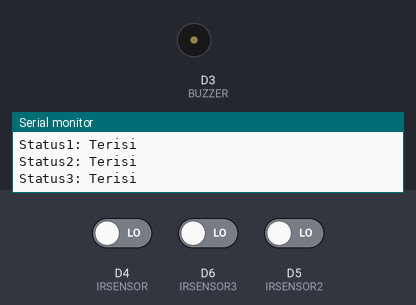
A sketch run on a simulated ESP8266 (NodeMCU). Parts: buzzer (waves = sounding, pin HIGH), the last lines printed to the serial monitor. The test bench sets the inputs (shaded band); at power-on: D4 (IRSENSOR) LOW, D6 (IRSENSOR3) LOW, D5 (IRSENSOR2) LOW. WiFi joins after 1.5 s; servers stay silent unless stated; uploads are accepted with an empty reply.

Above: at 2.7 s.
2.8 s: D4 (IRSENSOR) driven HIGH
At 4.1 s:
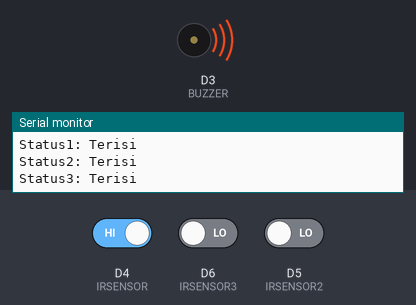
5.7 s: D6 (IRSENSOR3) driven HIGH
At 7.5 s:
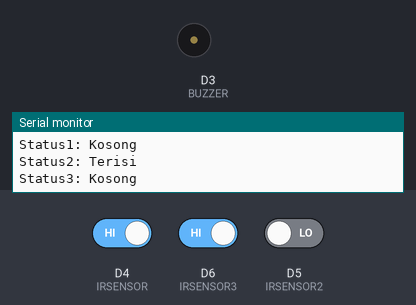
15.0 s: D4 (IRSENSOR) driven LOW
At 16.1 s:
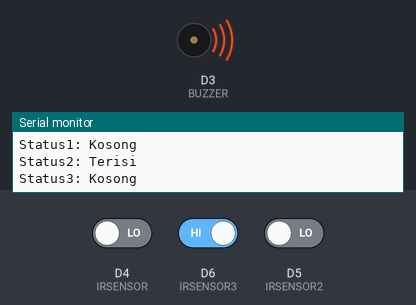
19.9 s: D6 (IRSENSOR3) driven LOW
At 22.6 s:
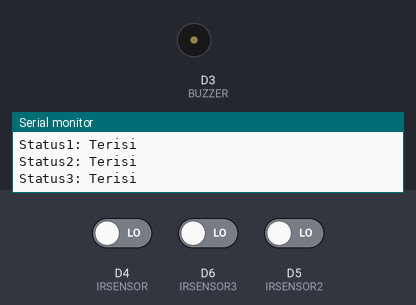
24.8 s: D6 (IRSENSOR3) driven HIGH and D5 (IRSENSOR2) driven LOW
At 25.9 s:
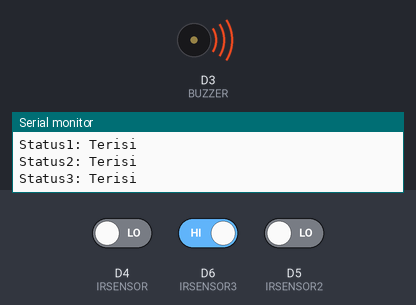
Timing chart, 0 to 27.8 s (numbered marks = the images above; inputs shaded):
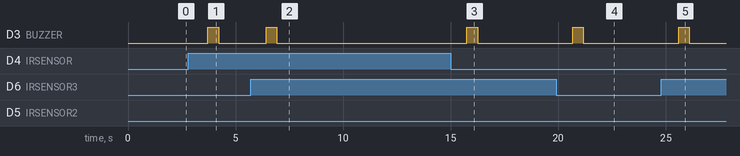

The sketch:

main.ino
```cpp
#include <ESP8266HTTPClient.h>
#include <ESP8266WiFi.h>
#include <WiFiClient.h>

#define BUZZER D3
#define IRSENSOR D4
#define IRSENSOR2 D5
#define IRSENSOR3 D6

WiFiClient wifiClient;


const char *ssid = "SB";
const char *password = "satusampesepuluh";

int previousState = LOW;
int previousState2 = LOW;
int previousState3 = LOW;

void setup() {
  pinMode(BUZZER, OUTPUT);
  pinMode(IRSENSOR, INPUT);
  pinMode(IRSENSOR2, INPUT);
  pinMode(IRSENSOR3, INPUT);
  Serial.begin(115200);

  Serial.print("Connecting to ");
  Serial.println(ssid);
  WiFi.begin(ssid, password);

  while (WiFi.status() != WL_CONNECTED) { // Wait till connects
    delay(500);
    Serial.print(".");
  }

  Serial.println("");
  Serial.println("WiFi connected");
  Serial.println(WiFi.localIP());
}

void loop() {
  int currentState = digitalRead(IRSENSOR);
  int currentState2 = digitalRead(IRSENSOR2);
  int currentState3 = digitalRead(IRSENSOR3);

  String status = (currentState == HIGH) ? "Kosong" : "Terisi";
  String status2 = (currentState2 == HIGH) ? "Kosong" : "Terisi";
  String status3 = (currentState3 == HIGH) ? "Kosong" : "Terisi";

  if (currentState != previousState || currentState2 != previousState2 || currentState3 != previousState3) {
    if (currentState == LOW || currentState2 == LOW || currentState3 == LOW) {
      digitalWrite(BUZZER, HIGH); // Sound the buzzer
      delay(500); // Adjust the delay time as needed
      digitalWrite(BUZZER, LOW); // Turn off the buzzer
    }
  }

  previousState = currentState;
  previousState2 = currentState2;
  previousState3 = currentState3;

  if (WiFi.status() == WL_CONNECTED) {
    HTTPClient http;
    Serial.print("[HTTP] begin...\n");
    String link;
    link = F("http://192.168.43.59/IoT/kirimdata.php?status=");
    link += status;
    link += "&status2=";
    link += status2;
    link += "&status3=";
    link += status3;
    Serial.printf("Link : %s\n", link.c_str());
    http.begin(wifiClient, link);

    Serial.print("[HTTP] GET...\n");
    int httpCode = http.GET();

    if (httpCode > 0) {
      Serial.printf("[HTTP] GET... code: %d\n", httpCode);

      if (httpCode == HTTP_CODE_OK) {
        Serial.print(F("Berhasil mengirimkan data ke Server\n"));
        Serial.print(F("Status1: "));
        Serial.print(status);
        Serial.print("\n");
        Serial.print(F("Status2: "));
        Serial.print(status2);
        Serial.print("\n");
        Serial.print(F("Status3: "));
        Serial.print(status3);
        Serial.print("\n");
      } else {
        Serial.printf("[HTTP] GET... failed, error: %s\n", http.errorToString(httpCode).c_str());
      }
      delay(1000);
    }
    http.end();
  } else {
    Serial.println("Delay...");
  }
  delay(1000);
}
```

Measured:
- after the input at 2.8 s, D3 (BUZZER): LOW → HIGH after 0.91 s, → LOW 0.50 s later
- after the input at 5.7 s, D3 (BUZZER): LOW → HIGH after 0.72 s, → LOW 0.50 s later
- after the input at 15.0 s, D3 (BUZZER): LOW → HIGH after 0.76 s, → LOW 0.50 s later
- after the input at 19.9 s, D3 (BUZZER): LOW → HIGH after 0.78 s, → LOW 0.50 s later
- after the input at 24.8 s, D3 (BUZZER): LOW → HIGH after 0.79 s, → LOW 0.50 s later
